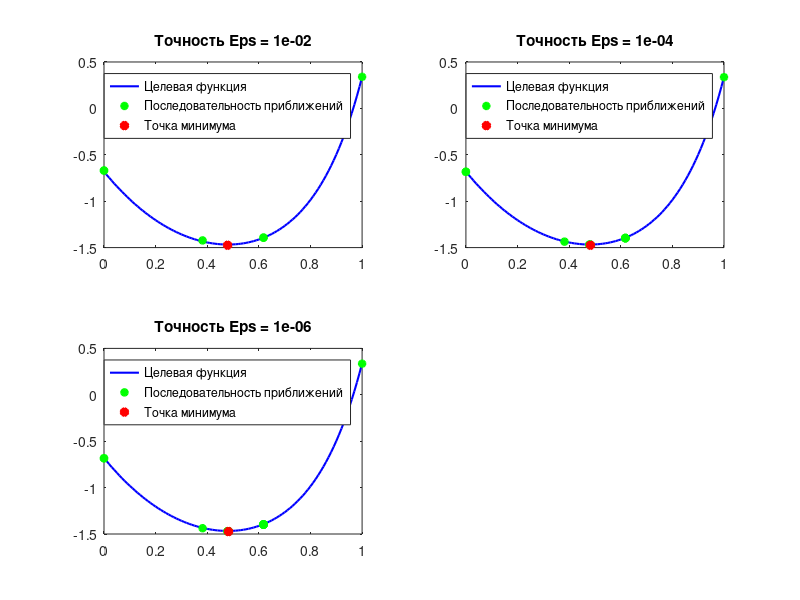

Write MATLAB code to recreate this figure.
function lab3()
    f = @(x) (cosh((3*x.^3 + 2*x.^2 - 4*x + 5) / 3) + ...
        tanh((x.^3 - 3*2^(1/2)*x - 2) / (2*x + 2^(1/2))) - 2.5);
      
    a = 0; b = 1;
    X = a:0.01:b;
    Y = f(X);
    eps = [0.01, 0.0001, 0.000001];
    
    fprintf("\nРезультаты вычисления точки минимума\n");
    fprintf("для различных значений точности:\n\n");
    fprintf("Eps - точность\n");
    fprintf("N - число обращений к целевой функции\n");
    fprintf("x* - найденная точка минимума функции\n");
    fprintf("f(x*) - найденный минимум функции\n\n");
    fprintf(" # |    Eps   | N  |    x*   |   f(x*)\n");
    fprintf("---|----------|----|---------|--------\n");
    
    figure('Units', 'normalized', 'OuterPosition', [0 0 1 1]);
    title('Метод парабол');

    for i = 1:length(eps)
        % Вычисление точки минимума функции
        [X0, F0, A_S, B_S, N] = ParabolaMethod(a, b, f, eps(i));
        
        % Вывод строки таблицы результатов вычислений
        fprintf("%2i | %5f | %2i | %5.5f | %5.5f\n", ...
            i, eps(i), N, X0, F0);
        
        % Вывод графика для данной точности
        subplot(2, 2, i);
        % Целевая функция
        plot(X, Y, '-b','LineWidth',1.5);
        hold on;
        % Последовательность приближений
        plot([A_S, B_S], [f(A_S), f(B_S)], '*g','LineWidth', 2);
        % Точка минимума
        plot(X0, F0, '*r','LineWidth', 4);
        title(sprintf("Точность Eps = %2.0e", eps(i)));
        legend('Целевая функция', 'Последовательность приближений', ...
            'Точка минимума');
    end
    
end

% Метод парабол
function [X, F, A_S, B_S, N] =  ParabolaMethod(a, b, f, eps)
    [X0, F0, A_S, B_S, N] = GoldenRatio(a, b, f);
    
    [x1, x2, x3] = deal(X0(1), X0(2), X0(3));
    [f1, f2, f3] = deal(F0(1), F0(2), F0(3));
    
    x_curr = x2;
    f_s = f2;
    is_first_iter = true;
    
    % Повторять, пока отрезок или разность между старым
    % и новым значением f(x*) не станет меньше точности
    while true
        A_S = [A_S, x1];
        B_S = [B_S, x3];
        
        r12 = x1^2 - x2^2;
        r23 = x2^2 - x3^2;
        r31 = x3^2 - x1^2;
        
        s12 = x1 - x2;
        s23 = x2 - x3;
        s31 = x3 - x1;
        
        % Вычисление точки минимума аппроксимирующей параболы
        x_prev = x_curr;
        x_curr = 0.5 * (f1*r23 + f2*r31 + f3*r12) / ...
            (f1*s23 + f2*s31 + f3*s12);
        
        % Проверка условия окончания поиска (на всех итерациях кроме первой)
        if is_first_iter
            is_first_iter = false;
        elseif abs(x_prev - x_curr) <= eps
            break;
        end
        
        f_s = f(x_curr); 
        N = N + 1;
        
        % Выбор тройки точек для следующей итерации
        if x_curr >= x2 && x_curr <= x3
            if f_s <= f2
                x1 = x2; f1 = f2;
                x2 = x_curr; f2 = f_s;
            else
                x3 = x_curr;
                f3 = f_s;
            end
        elseif x_curr >= x1 && x_curr <= x2
            if f_s <= f2
                x3 = x2; f3 = f2; 
                x2 = x_curr; f2 = f_s;
            else
                x1 = x_curr;
                f1 = f_s;
            end
        end
    end
    
    X = x_curr;
    F = f(x_curr);
    N = N + 1;
end

% Метод золотого сечения для выбора начальных точек метода парабол
function [X, F,  A_S, B_S, N] =  GoldenRatio(a, b, f)
    tau = (5^0.5 - 1) / 2;

    A_S = [];
    B_S = [];

    l = b - a;

    % Вычисление пробных точек
    x1 = b - tau * l; 
    x2 = a + tau * l; 

    f1 = f(x1);
    f2 = f(x2);
    
    N = 2;

    while true
        A_S = [A_S, a];
        B_S = [B_S, b];
        
        % Проверка условия выбора начальных точек для метода парабол
        if (x1 < x2) && (x2 < b) && (f2 <= f1) && (f2 <= f(b))
            X = [x1, x2, b];
            F = [f1, f2, f(b)];
            N = N + 1;
            break;
        elseif (a < x1) && (x1 < x2) && (f1 <= f(a)) && (f1 <= f2)
            X = [a, x1, x2];
            F = [f(a), f1, f2];
            N = N + 1;
            break;
        end
        
        % Выбор новых точек для следующей итерации
        if (f1 >= f2)
            a = x1;
            l = b - a;

            x1 = x2; 
            f1 = f2;

            x2 = a + tau * l;
            f2 = f(x2);
            N = N + 1;
        else
            b = x2;
            l = b - a;

            x2 = x1;
            f2 = f1;

            x1 = b - tau * l;
            f1 = f(x1);
            N = N + 1;
        end
     end
end